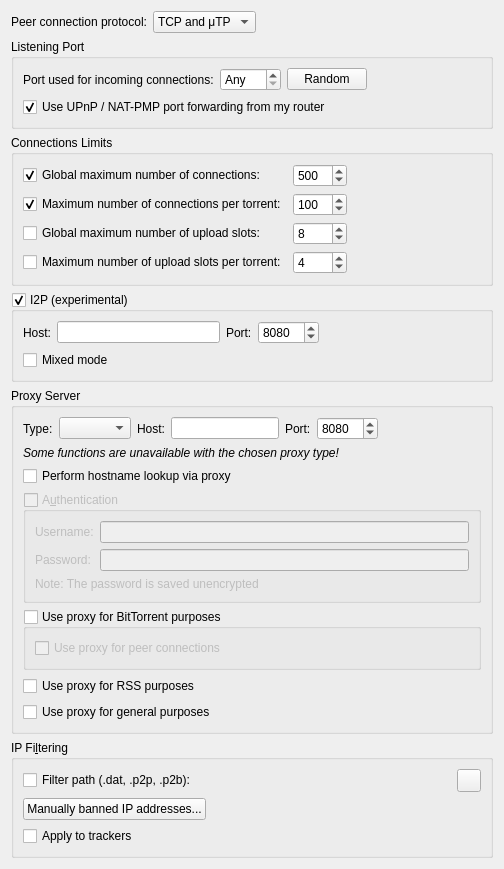
          <widget class="QWidget" name="scrollAreaWidgetContents_3">
           <property name="geometry">
            <rect>
             <x>0</x>
             <y>0</y>
             <width>504</width>
             <height>848</height>
            </rect>
           </property>
           <layout class="QVBoxLayout" name="verticalLayout_20">
            <item>
             <layout class="QHBoxLayout" name="horizontalLayout_12">
              <item>
               <widget class="QLabel" name="label_24">
                <property name="text">
                 <string>Peer connection protocol:</string>
                </property>
               </widget>
              </item>
              <item>
               <widget class="QComboBox" name="comboProtocol">
                <item>
                 <property name="text">
                  <string>TCP and μTP</string>
                 </property>
                </item>
                <item>
                 <property name="text">
                  <string notr="true">TCP</string>
                 </property>
                </item>
                <item>
                 <property name="text">
                  <string notr="true">μTP</string>
                 </property>
                </item>
               </widget>
              </item>
              <item>
               <spacer name="horizontalSpacer_23">
                <property name="orientation">
                 <enum>Qt::Orientation::Horizontal</enum>
                </property>
                <property name="sizeHint" stdset="0">
                 <size>
                  <width>40</width>
                  <height>20</height>
                 </size>
                </property>
               </spacer>
              </item>
             </layout>
            </item>
            <item>
             <widget class="QGroupBox" name="ListeningPortBox">
              <property name="title">
               <string>Listening Port</string>
              </property>
              <layout class="QVBoxLayout" name="listeningPortLayout">
               <item>
                <layout class="QHBoxLayout" name="listeningPortLayout2">
                 <item>
                  <widget class="QLabel" name="lbl_ports">
                   <property name="text">
                    <string>Port used for incoming connections:</string>
                   </property>
                  </widget>
                 </item>
                 <item>
                  <widget class="QSpinBox" name="spinPort">
                   <property name="toolTip">
                    <string>Set to 0 to let your system pick an unused port</string>
                   </property>
                   <property name="specialValueText">
                    <string>Any</string>
                   </property>
                   <property name="maximum">
                    <number>65535</number>
                   </property>
                  </widget>
                 </item>
                 <item>
                  <widget class="QPushButton" name="randomButton">
                   <property name="text">
                    <string>Random</string>
                   </property>
                  </widget>
                 </item>
                 <item>
                  <spacer name="horizontalSpacer_4">
                   <property name="orientation">
                    <enum>Qt::Orientation::Horizontal</enum>
                   </property>
                   <property name="sizeHint" stdset="0">
                    <size>
                     <width>40</width>
                     <height>20</height>
                    </size>
                   </property>
                  </spacer>
                 </item>
                </layout>
               </item>
               <item>
                <widget class="QCheckBox" name="checkUPnP">
                 <property name="text">
                  <string>Use UPnP / NAT-PMP port forwarding from my router</string>
                 </property>
                 <property name="checked">
                  <bool>true</bool>
                 </property>
                </widget>
               </item>
              </layout>
             </widget>
            </item>
            <item>
             <widget class="QGroupBox" name="nbConnecBox">
              <property name="title">
               <string>Connections Limits</string>
              </property>
              <layout class="QGridLayout" name="gridLayout">
               <item row="0" column="0">
                <widget class="QCheckBox" name="checkMaxConnections">
                 <property name="text">
                  <string>Global maximum number of connections:</string>
                 </property>
                 <property name="checked">
                  <bool>true</bool>
                 </property>
                </widget>
               </item>
               <item row="0" column="1">
                <widget class="QSpinBox" name="spinMaxConnec">
                 <property name="enabled">
                  <bool>true</bool>
                 </property>
                 <property name="minimum">
                  <number>2</number>
                 </property>
                 <property name="maximum">
                  <number>2000</number>
                 </property>
                 <property name="value">
                  <number>500</number>
                 </property>
                </widget>
               </item>
               <item row="0" column="2">
                <spacer name="horizontalSpacer_3">
                 <property name="orientation">
                  <enum>Qt::Orientation::Horizontal</enum>
                 </property>
                 <property name="sizeHint" stdset="0">
                  <size>
                   <width>40</width>
                   <height>20</height>
                  </size>
                 </property>
                </spacer>
               </item>
               <item row="1" column="0">
                <widget class="QCheckBox" name="checkMaxConnectionsPerTorrent">
                 <property name="text">
                  <string>Maximum number of connections per torrent:</string>
                 </property>
                 <property name="checked">
                  <bool>true</bool>
                 </property>
                </widget>
               </item>
               <item row="1" column="1">
                <widget class="QSpinBox" name="spinMaxConnecPerTorrent">
                 <property name="minimum">
                  <number>2</number>
                 </property>
                 <property name="maximum">
                  <number>2000</number>
                 </property>
                 <property name="value">
                  <number>100</number>
                 </property>
                </widget>
               </item>
               <item row="2" column="0">
                <widget class="QCheckBox" name="checkMaxUploads">
                 <property name="text">
                  <string>Global maximum number of upload slots:</string>
                 </property>
                </widget>
               </item>
               <item row="2" column="1">
                <widget class="QSpinBox" name="spinMaxUploads">
                 <property name="maximum">
                  <number>2000</number>
                 </property>
                 <property name="value">
                  <number>8</number>
                 </property>
                </widget>
               </item>
               <item row="3" column="0">
                <widget class="QCheckBox" name="checkMaxUploadsPerTorrent">
                 <property name="text">
                  <string>Maximum number of upload slots per torrent:</string>
                 </property>
                </widget>
               </item>
               <item row="3" column="1">
                <widget class="QSpinBox" name="spinMaxUploadsPerTorrent">
                 <property name="maximum">
                  <number>500</number>
                 </property>
                 <property name="value">
                  <number>4</number>
                 </property>
                </widget>
               </item>
              </layout>
             </widget>
            </item>
            <item>
             <widget class="QGroupBox" name="groupI2P">
              <property name="title">
               <string>I2P (experimental)</string>
              </property>
              <property name="checkable">
               <bool>true</bool>
              </property>
              <property name="checked">
               <bool>true</bool>
              </property>
              <layout class="QVBoxLayout" name="verticalLayout_40">
               <item>
                <layout class="QHBoxLayout" name="i2pLayout">
                 <item>
                  <widget class="QLabel" name="labelI2PHost">
                   <property name="text">
                    <string>Host:</string>
                   </property>
                  </widget>
                 </item>
                 <item>
                  <widget class="QLineEdit" name="textI2PHost"/>
                 </item>
                 <item>
                  <widget class="QLabel" name="labelI2PPort">
                   <property name="text">
                    <string>Port:</string>
                   </property>
                  </widget>
                 </item>
                 <item>
                  <widget class="QSpinBox" name="spinI2PPort">
                   <property name="minimum">
                    <number>1</number>
                   </property>
                   <property name="maximum">
                    <number>65535</number>
                   </property>
                   <property name="value">
                    <number>8080</number>
                   </property>
                  </widget>
                 </item>
                 <item>
                  <spacer name="horizontalSpacer_22">
                   <property name="orientation">
                    <enum>Qt::Orientation::Horizontal</enum>
                   </property>
                   <property name="sizeHint" stdset="0">
                    <size>
                     <width>40</width>
                     <height>20</height>
                    </size>
                   </property>
                  </spacer>
                 </item>
                </layout>
               </item>
               <item>
                <widget class="QCheckBox" name="checkI2PMixed">
                 <property name="toolTip">
                  <string>&lt;html&gt;&lt;head/&gt;&lt;body&gt;&lt;p&gt;If &quot;mixed mode&quot; is enabled I2P torrents are allowed to also get peers from other sources than the tracker, and connect to regular IPs, not providing any anonymization. This may be useful if the user is not interested in the anonymization of I2P, but still wants to be able to connect to I2P peers.&lt;/p&gt;&lt;/body&gt;&lt;/html&gt;</string>
                 </property>
                 <property name="text">
                  <string>Mixed mode</string>
                 </property>
                </widget>
               </item>
              </layout>
             </widget>
            </item>
            <item>
             <widget class="QGroupBox" name="groupProxy">
              <property name="enabled">
               <bool>true</bool>
              </property>
              <property name="title">
               <string>Proxy Server</string>
              </property>
              <layout class="QVBoxLayout" name="verticalLayout_29">
               <item>
                <layout class="QHBoxLayout" name="proxyTypeLayout">
                 <item>
                  <widget class="QLabel" name="ProxyType_lbl">
                   <property name="text">
                    <string>Type:</string>
                   </property>
                  </widget>
                 </item>
                 <item>
                  <widget class="QComboBox" name="comboProxyType"/>
                 </item>
                 <item>
                  <widget class="QLabel" name="lblProxyIP">
                   <property name="text">
                    <string>Host:</string>
                   </property>
                  </widget>
                 </item>
                 <item>
                  <widget class="QLineEdit" name="textProxyIP"/>
                 </item>
                 <item>
                  <widget class="QLabel" name="lblProxyPort">
                   <property name="text">
                    <string>Port:</string>
                   </property>
                  </widget>
                 </item>
                 <item>
                  <widget class="QSpinBox" name="spinProxyPort">
                   <property name="minimum">
                    <number>1</number>
                   </property>
                   <property name="maximum">
                    <number>65535</number>
                   </property>
                   <property name="value">
                    <number>8080</number>
                   </property>
                  </widget>
                 </item>
                 <item>
                  <spacer name="horizontalSpacer_24">
                   <property name="orientation">
                    <enum>Qt::Orientation::Horizontal</enum>
                   </property>
                   <property name="sizeHint" stdset="0">
                    <size>
                     <width>20</width>
                     <height>20</height>
                    </size>
                   </property>
                  </spacer>
                 </item>
                </layout>
               </item>
               <item>
                <widget class="QLabel" name="labelProxyTypeUnavailable">
                 <property name="font">
                  <font>
                   <italic>true</italic>
                  </font>
                 </property>
                 <property name="text">
                  <string>Some functions are unavailable with the chosen proxy type!</string>
                 </property>
                </widget>
               </item>
               <item>
                <widget class="QCheckBox" name="checkProxyHostnameLookup">
                 <property name="toolTip">
                  <string>If checked, hostname lookups are done via the proxy</string>
                 </property>
                 <property name="text">
                  <string>Perform hostname lookup via proxy</string>
                 </property>
                </widget>
               </item>
               <item>
                <widget class="QGroupBox" name="checkProxyAuth">
                 <property name="enabled">
                  <bool>false</bool>
                 </property>
                 <property name="title">
                  <string>A&amp;uthentication</string>
                 </property>
                 <property name="checkable">
                  <bool>true</bool>
                 </property>
                 <property name="checked">
                  <bool>false</bool>
                 </property>
                 <layout class="QVBoxLayout" name="verticalLayout_24">
                  <item>
                   <layout class="QGridLayout" name="gridLayout_12">
                    <item row="0" column="0">
                     <widget class="QLabel" name="lblProxyUsername">
                      <property name="text">
                       <string>Username:</string>
                      </property>
                     </widget>
                    </item>
                    <item row="0" column="1">
                     <widget class="QLineEdit" name="textProxyUsername"/>
                    </item>
                    <item row="1" column="0">
                     <widget class="QLabel" name="lblProxyPassword">
                      <property name="text">
                       <string>Password:</string>
                      </property>
                     </widget>
                    </item>
                    <item row="1" column="1">
                     <widget class="QLineEdit" name="textProxyPassword">
                      <property name="echoMode">
                       <enum>QLineEdit::EchoMode::Password</enum>
                      </property>
                     </widget>
                    </item>
                   </layout>
                  </item>
                  <item>
                   <widget class="QLabel" name="label_23">
                    <property name="text">
                     <string>Note: The password is saved unencrypted</string>
                    </property>
                   </widget>
                  </item>
                 </layout>
                </widget>
               </item>
               <item>
                <widget class="QGroupBox" name="checkProxyBitTorrent">
                 <property name="title">
                  <string>Use proxy for BitTorrent purposes</string>
                 </property>
                 <property name="checkable">
                  <bool>true</bool>
                 </property>
                 <property name="checked">
                  <bool>false</bool>
                 </property>
                 <layout class="QVBoxLayout" name="verticalLayoutProxyBitTorrent">
                  <item>
                   <widget class="QCheckBox" name="checkProxyPeerConnections">
                    <property name="toolTip">
                     <string>Otherwise, the proxy server is only used for tracker connections</string>
                    </property>
                    <property name="text">
                     <string>Use proxy for peer connections</string>
                    </property>
                   </widget>
                  </item>
                 </layout>
                </widget>
               </item>
               <item>
                <widget class="QCheckBox" name="checkProxyRSS">
                 <property name="toolTip">
                  <string>RSS feeds will use proxy</string>
                 </property>
                 <property name="text">
                  <string>Use proxy for RSS purposes</string>
                 </property>
                 <property name="checked">
                  <bool>false</bool>
                 </property>
                </widget>
               </item>
               <item>
                <widget class="QCheckBox" name="checkProxyMisc">
                 <property name="toolTip">
                  <string>Search engine, software updates or anything else will use proxy</string>
                 </property>
                 <property name="text">
                  <string>Use proxy for general purposes</string>
                 </property>
                 <property name="checked">
                  <bool>false</bool>
                 </property>
                </widget>
               </item>
              </layout>
             </widget>
            </item>
            <item>
             <widget class="QGroupBox" name="groupIPFilter">
              <property name="title">
               <string>IP Fi&amp;ltering</string>
              </property>
              <layout class="QVBoxLayout" name="verticalLayout_17">
               <item>
                <layout class="QHBoxLayout" name="horizontalLayout_11">
                 <item>
                  <widget class="QCheckBox" name="checkIPFilter">
                   <property name="text">
                    <string>Filter path (.dat, .p2p, .p2b):</string>
                   </property>
                  </widget>
                 </item>
                 <item>
                  <widget class="FileSystemPathLineEdit" name="textFilterPath" native="true"/>
                 </item>
                 <item>
                  <widget class="QToolButton" name="IpFilterRefreshBtn">
                   <property name="toolTip">
                    <string>Reload the filter</string>
                   </property>
                  </widget>
                 </item>
                </layout>
               </item>
               <item>
                <widget class="QPushButton" name="banListButton">
                 <property name="sizePolicy">
                  <sizepolicy hsizetype="Fixed" vsizetype="Fixed">
                   <horstretch>0</horstretch>
                   <verstretch>0</verstretch>
                  </sizepolicy>
                 </property>
                 <property name="text">
                  <string>Manually banned IP addresses...</string>
                 </property>
                </widget>
               </item>
               <item>
                <widget class="QCheckBox" name="checkIpFilterTrackers">
                 <property name="text">
                  <string>Apply to trackers</string>
                 </property>
                </widget>
               </item>
              </layout>
             </widget>
            </item>
            <item>
             <spacer name="verticalSpacer_3">
              <property name="orientation">
               <enum>Qt::Orientation::Vertical</enum>
              </property>
              <property name="sizeHint" stdset="0">
               <size>
                <width>20</width>
                <height>40</height>
               </size>
              </property>
             </spacer>
            </item>
           </layout>
          </widget>
